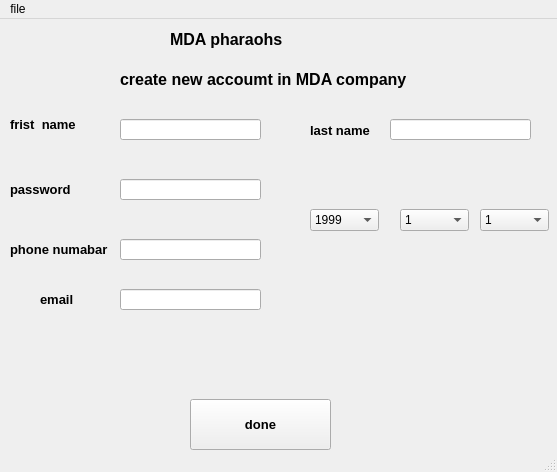
<?xml version="1.0" encoding="UTF-8"?>
<ui version="4.0">
 <class>MainWindow</class>
 <widget class="QMainWindow" name="MainWindow">
  <property name="geometry">
   <rect>
    <x>0</x>
    <y>0</y>
    <width>557</width>
    <height>472</height>
   </rect>
  </property>
  <property name="windowTitle">
   <string>MDA sign up</string>
  </property>
  <property name="windowIcon">
   <iconset>
    <normaloff>C:/Users/Naglaa/Desktop/ancient-egypt-anubis-horus-sticker-egyptian-png-favpng-DUFUmQwvEPXvexYytCsNfgRQr.jpg</normaloff>C:/Users/Naglaa/Desktop/ancient-egypt-anubis-horus-sticker-egyptian-png-favpng-DUFUmQwvEPXvexYytCsNfgRQr.jpg</iconset>
  </property>
  <widget class="QWidget" name="centralwidget">
   <widget class="QLabel" name="label">
    <property name="geometry">
     <rect>
      <x>170</x>
      <y>0</y>
      <width>131</width>
      <height>41</height>
     </rect>
    </property>
    <property name="font">
     <font>
      <pointsize>12</pointsize>
      <weight>75</weight>
      <bold>true</bold>
     </font>
    </property>
    <property name="text">
     <string>MDA pharaohs</string>
    </property>
   </widget>
   <widget class="QLabel" name="label_2">
    <property name="geometry">
     <rect>
      <x>290</x>
      <y>0</y>
      <width>51</width>
      <height>41</height>
     </rect>
    </property>
    <property name="text">
     <string/>
    </property>
    <property name="pixmap">
     <pixmap>C:/Users/Naglaa/Desktop/ancient-egypt-anubis-horus-sticker-egyptian-png-favpng-DUFUmQwvEPXvexYytCsNfgRQr.jpg</pixmap>
    </property>
    <property name="scaledContents">
     <bool>true</bool>
    </property>
   </widget>
   <widget class="QLabel" name="label_3">
    <property name="geometry">
     <rect>
      <x>120</x>
      <y>50</y>
      <width>311</width>
      <height>21</height>
     </rect>
    </property>
    <property name="font">
     <font>
      <pointsize>12</pointsize>
      <weight>75</weight>
      <bold>true</bold>
     </font>
    </property>
    <property name="text">
     <string>create new accoumt in MDA company</string>
    </property>
   </widget>
   <widget class="QLabel" name="label_4">
    <property name="geometry">
     <rect>
      <x>10</x>
      <y>90</y>
      <width>91</width>
      <height>31</height>
     </rect>
    </property>
    <property name="font">
     <font>
      <pointsize>10</pointsize>
      <weight>75</weight>
      <bold>true</bold>
     </font>
    </property>
    <property name="text">
     <string>frist  name</string>
    </property>
   </widget>
   <widget class="QLabel" name="label_5">
    <property name="geometry">
     <rect>
      <x>10</x>
      <y>160</y>
      <width>71</width>
      <height>21</height>
     </rect>
    </property>
    <property name="font">
     <font>
      <pointsize>10</pointsize>
      <weight>75</weight>
      <bold>true</bold>
     </font>
    </property>
    <property name="text">
     <string>password</string>
    </property>
   </widget>
   <widget class="QLabel" name="label_6">
    <property name="geometry">
     <rect>
      <x>10</x>
      <y>220</y>
      <width>101</width>
      <height>21</height>
     </rect>
    </property>
    <property name="font">
     <font>
      <pointsize>10</pointsize>
      <weight>75</weight>
      <bold>true</bold>
     </font>
    </property>
    <property name="text">
     <string>phone numabar</string>
    </property>
   </widget>
   <widget class="QLabel" name="label_7">
    <property name="geometry">
     <rect>
      <x>310</x>
      <y>101</y>
      <width>71</width>
      <height>20</height>
     </rect>
    </property>
    <property name="font">
     <font>
      <pointsize>10</pointsize>
      <weight>75</weight>
      <bold>true</bold>
     </font>
    </property>
    <property name="text">
     <string>last name</string>
    </property>
   </widget>
   <widget class="QLabel" name="label_8">
    <property name="geometry">
     <rect>
      <x>40</x>
      <y>270</y>
      <width>51</width>
      <height>20</height>
     </rect>
    </property>
    <property name="font">
     <font>
      <pointsize>10</pointsize>
      <weight>75</weight>
      <bold>true</bold>
     </font>
    </property>
    <property name="text">
     <string>email</string>
    </property>
   </widget>
   <widget class="QComboBox" name="comboBox">
    <property name="geometry">
     <rect>
      <x>310</x>
      <y>190</y>
      <width>69</width>
      <height>22</height>
     </rect>
    </property>
    <item>
     <property name="text">
      <string>1999</string>
     </property>
    </item>
    <item>
     <property name="text">
      <string>2000</string>
     </property>
    </item>
    <item>
     <property name="text">
      <string>2001</string>
     </property>
    </item>
    <item>
     <property name="text">
      <string>2002</string>
     </property>
    </item>
    <item>
     <property name="text">
      <string>2003</string>
     </property>
    </item>
    <item>
     <property name="text">
      <string>2004</string>
     </property>
    </item>
    <item>
     <property name="text">
      <string>2005</string>
     </property>
    </item>
    <item>
     <property name="text">
      <string>2006</string>
     </property>
    </item>
    <item>
     <property name="text">
      <string>2007</string>
     </property>
    </item>
    <item>
     <property name="text">
      <string>2008</string>
     </property>
    </item>
    <item>
     <property name="text">
      <string>2009</string>
     </property>
    </item>
    <item>
     <property name="text">
      <string>2011</string>
     </property>
    </item>
    <item>
     <property name="text">
      <string>2012</string>
     </property>
    </item>
    <item>
     <property name="text">
      <string>2013</string>
     </property>
    </item>
    <item>
     <property name="text">
      <string>2014</string>
     </property>
    </item>
    <item>
     <property name="text">
      <string>2015</string>
     </property>
    </item>
    <item>
     <property name="text">
      <string>2016</string>
     </property>
    </item>
   </widget>
   <widget class="QComboBox" name="comboBox_2">
    <property name="geometry">
     <rect>
      <x>400</x>
      <y>190</y>
      <width>69</width>
      <height>22</height>
     </rect>
    </property>
    <item>
     <property name="text">
      <string>1</string>
     </property>
    </item>
    <item>
     <property name="text">
      <string>2</string>
     </property>
    </item>
    <item>
     <property name="text">
      <string>3</string>
     </property>
    </item>
    <item>
     <property name="text">
      <string>4</string>
     </property>
    </item>
    <item>
     <property name="text">
      <string>5</string>
     </property>
    </item>
    <item>
     <property name="text">
      <string>6</string>
     </property>
    </item>
    <item>
     <property name="text">
      <string>7</string>
     </property>
    </item>
    <item>
     <property name="text">
      <string>8</string>
     </property>
    </item>
    <item>
     <property name="text">
      <string>9</string>
     </property>
    </item>
    <item>
     <property name="text">
      <string>10</string>
     </property>
    </item>
    <item>
     <property name="text">
      <string>11</string>
     </property>
    </item>
    <item>
     <property name="text">
      <string>12</string>
     </property>
    </item>
   </widget>
   <widget class="QPushButton" name="pushButton">
    <property name="geometry">
     <rect>
      <x>190</x>
      <y>380</y>
      <width>141</width>
      <height>51</height>
     </rect>
    </property>
    <property name="font">
     <font>
      <pointsize>10</pointsize>
      <weight>75</weight>
      <bold>true</bold>
     </font>
    </property>
    <property name="text">
     <string>done</string>
    </property>
   </widget>
   <widget class="QComboBox" name="comboBox_3">
    <property name="geometry">
     <rect>
      <x>480</x>
      <y>190</y>
      <width>69</width>
      <height>22</height>
     </rect>
    </property>
    <item>
     <property name="text">
      <string>1</string>
     </property>
    </item>
    <item>
     <property name="text">
      <string>2</string>
     </property>
    </item>
    <item>
     <property name="text">
      <string>3</string>
     </property>
    </item>
    <item>
     <property name="text">
      <string>4</string>
     </property>
    </item>
    <item>
     <property name="text">
      <string>5</string>
     </property>
    </item>
    <item>
     <property name="text">
      <string>6</string>
     </property>
    </item>
    <item>
     <property name="text">
      <string>7</string>
     </property>
    </item>
    <item>
     <property name="text">
      <string>8</string>
     </property>
    </item>
    <item>
     <property name="text">
      <string>9</string>
     </property>
    </item>
    <item>
     <property name="text">
      <string>10</string>
     </property>
    </item>
    <item>
     <property name="text">
      <string>11</string>
     </property>
    </item>
    <item>
     <property name="text">
      <string>12</string>
     </property>
    </item>
    <item>
     <property name="text">
      <string>13</string>
     </property>
    </item>
    <item>
     <property name="text">
      <string>14</string>
     </property>
    </item>
    <item>
     <property name="text">
      <string>15</string>
     </property>
    </item>
    <item>
     <property name="text">
      <string>16</string>
     </property>
    </item>
    <item>
     <property name="text">
      <string>17</string>
     </property>
    </item>
    <item>
     <property name="text">
      <string>18</string>
     </property>
    </item>
    <item>
     <property name="text">
      <string>19</string>
     </property>
    </item>
    <item>
     <property name="text">
      <string>20</string>
     </property>
    </item>
    <item>
     <property name="text">
      <string>21</string>
     </property>
    </item>
    <item>
     <property name="text">
      <string>22</string>
     </property>
    </item>
    <item>
     <property name="text">
      <string>23</string>
     </property>
    </item>
    <item>
     <property name="text">
      <string>24</string>
     </property>
    </item>
    <item>
     <property name="text">
      <string>25</string>
     </property>
    </item>
    <item>
     <property name="text">
      <string>26</string>
     </property>
    </item>
    <item>
     <property name="text">
      <string>27</string>
     </property>
    </item>
    <item>
     <property name="text">
      <string>28</string>
     </property>
    </item>
    <item>
     <property name="text">
      <string>29</string>
     </property>
    </item>
    <item>
     <property name="text">
      <string>30</string>
     </property>
    </item>
    <item>
     <property name="text">
      <string>31</string>
     </property>
    </item>
   </widget>
   <widget class="QLineEdit" name="lineEdit">
    <property name="geometry">
     <rect>
      <x>120</x>
      <y>100</y>
      <width>141</width>
      <height>21</height>
     </rect>
    </property>
   </widget>
   <widget class="QLineEdit" name="lineEdit_2">
    <property name="geometry">
     <rect>
      <x>120</x>
      <y>160</y>
      <width>141</width>
      <height>21</height>
     </rect>
    </property>
   </widget>
   <widget class="QLineEdit" name="lineEdit_3">
    <property name="geometry">
     <rect>
      <x>390</x>
      <y>100</y>
      <width>141</width>
      <height>21</height>
     </rect>
    </property>
   </widget>
   <widget class="QLineEdit" name="lineEdit_4">
    <property name="geometry">
     <rect>
      <x>120</x>
      <y>220</y>
      <width>141</width>
      <height>21</height>
     </rect>
    </property>
   </widget>
   <widget class="QLineEdit" name="lineEdit_5">
    <property name="geometry">
     <rect>
      <x>120</x>
      <y>270</y>
      <width>141</width>
      <height>21</height>
     </rect>
    </property>
   </widget>
   <widget class="QLabel" name="label_9">
    <property name="geometry">
     <rect>
      <x>340</x>
      <y>270</y>
      <width>171</width>
      <height>51</height>
     </rect>
    </property>
    <property name="font">
     <font>
      <pointsize>12</pointsize>
      <weight>75</weight>
      <bold>true</bold>
     </font>
    </property>
    <property name="text">
     <string/>
    </property>
   </widget>
  </widget>
  <widget class="QMenuBar" name="menubar">
   <property name="geometry">
    <rect>
     <x>0</x>
     <y>0</y>
     <width>557</width>
     <height>21</height>
    </rect>
   </property>
   <widget class="QMenu" name="menufile">
    <property name="title">
     <string>file</string>
    </property>
    <addaction name="actionout"/>
   </widget>
   <addaction name="menufile"/>
  </widget>
  <widget class="QStatusBar" name="statusbar"/>
  <action name="actionout">
   <property name="text">
    <string>out</string>
   </property>
  </action>
 </widget>
 <resources/>
 <connections/>
</ui>
